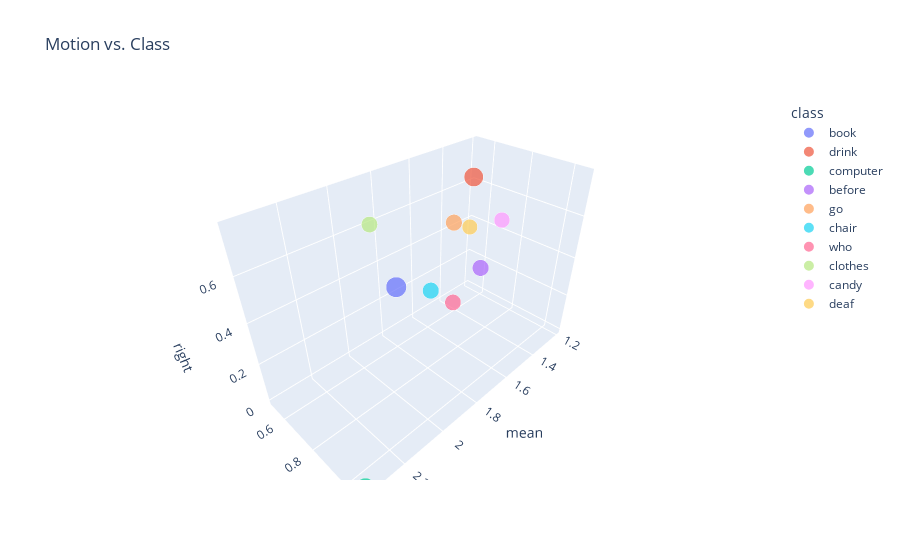

The notebook cell saved with this chart:
### Code cell
top = motions.sort_values("count", ascending=False).head(10)
right = [0.23076923076923078, 0.775, 0.0, 0.4230769230769231, 0.64, 0.3, 0.13043478260869565, 0.6, 0.46153846153846156, 0.48]
top["right"] = right
import plotly.express as px
px.scatter_3d(top, x='mean', y='std', z='right', color='class', size='count', title='Motion vs. Class')

### Figure 1 — Plotly figure (JSON) as saved in the notebook; plotly's stock layout.template omitted (floating-point values rounded to 4 significant figures)
{"data": [{"hovertemplate": "class=book<br>mean=%{x}<br>std=%{y}<br>right=%{z}<br>count=%{marker.size}<extra></extra>", "legendgroup": "book", "marker": {"color": "#636efa", "size": [40], "sizemode": "area", "sizeref": 0.1, "symbol": "circle"}, "mode": "markers", "name": "book", "scene": "scene", "showlegend": true, "type": "scatter3d", "x": [1.717], "y": [0.5093], "z": [0.2308]}, {"hovertemplate": "class=drink<br>mean=%{x}<br>std=%{y}<br>right=%{z}<br>count=%{marker.size}<extra></extra>", "legendgroup": "drink", "marker": {"color": "#EF553B", "size": [35], "sizemode": "area", "sizeref": 0.1, "symbol": "circle"}, "mode": "markers", "name": "drink", "scene": "scene", "showlegend": true, "type": "scatter3d", "x": [1.518], "y": [0.7657], "z": [0.775]}, {"hovertemplate": "class=computer<br>mean=%{x}<br>std=%{y}<br>right=%{z}<br>count=%{marker.size}<extra></extra>", "legendgroup": "computer", "marker": {"color": "#00cc96", "size": [30], "sizemode": "area", "sizeref": 0.1, "symbol": "circle"}, "mode": "markers", "name": "computer", "scene": "scene", "showlegend": true, "type": "scatter3d", "x": [2.364], "y": [1.064], "z": [0]}, {"hovertemplate": "class=before<br>mean=%{x}<br>std=%{y}<br>right=%{z}<br>count=%{marker.size}<extra></extra>", "legendgroup": "before", "marker": {"color": "#ab63fa", "size": [26], "sizemode": "area", "sizeref": 0.1, "symbol": "circle"}, "mode": "markers", "name": "before", "scene": "scene", "showlegend": true, "type": "scatter3d", "x": [1.558], "y": [0.8635], "z": [0.4231]}, {"hovertemplate": "class=go<br>mean=%{x}<br>std=%{y}<br>right=%{z}<br>count=%{marker.size}<extra></extra>", "legendgroup": "go", "marker": {"color": "#FFA15A", "size": [26], "sizemode": "area", "sizeref": 0.1, "symbol": "circle"}, "mode": "markers", "name": "go", "scene": "scene", "showlegend": true, "type": "scatter3d", "x": [1.656], "y": [0.7945], "z": [0.64]}, {"hovertemplate": "class=chair<br>mean=%{x}<br>std=%{y}<br>right=%{z}<br>count=%{marker.size}<extra></extra>", "legendgroup": "chair", "marker": {"color": "#19d3f3", "size": [26], "sizemode": "area", "sizeref": 0.1, "symbol": "circle"}, "mode": "markers", "name": "chair", "scene": "scene", "showlegend": true, "type": "scatter3d", "x": [1.694], "y": [0.7102], "z": [0.3]}, {"hovertemplate": "class=who<br>mean=%{x}<br>std=%{y}<br>right=%{z}<br>count=%{marker.size}<extra></extra>", "legendgroup": "who", "marker": {"color": "#FF6692", "size": [25], "sizemode": "area", "sizeref": 0.1, "symbol": "circle"}, "mode": "markers", "name": "who", "scene": "scene", "showlegend": true, "type": "scatter3d", "x": [1.518], "y": [0.6854], "z": [0.1304]}, {"hovertemplate": "class=clothes<br>mean=%{x}<br>std=%{y}<br>right=%{z}<br>count=%{marker.size}<extra></extra>", "legendgroup": "clothes", "marker": {"color": "#B6E880", "size": [25], "sizemode": "area", "sizeref": 0.1, "symbol": "circle"}, "mode": "markers", "name": "clothes", "scene": "scene", "showlegend": true, "type": "scatter3d", "x": [1.845], "y": [0.5166], "z": [0.6]}, {"hovertemplate": "class=candy<br>mean=%{x}<br>std=%{y}<br>right=%{z}<br>count=%{marker.size}<extra></extra>", "legendgroup": "candy", "marker": {"color": "#FF97FF", "size": [24], "sizemode": "area", "sizeref": 0.1, "symbol": "circle"}, "mode": "markers", "name": "candy", "scene": "scene", "showlegend": true, "type": "scatter3d", "x": [1.212], "y": [0.7038], "z": [0.4615]}, {"hovertemplate": "class=deaf<br>mean=%{x}<br>std=%{y}<br>right=%{z}<br>count=%{marker.size}<extra></extra>", "legendgroup": "deaf", "marker": {"color": "#FECB52", "size": [23], "sizemode": "area", "sizeref": 0.1, "symbol": "circle"}, "mode": "markers", "name": "deaf", "scene": "scene", "showlegend": true, "type": "scatter3d", "x": [1.4], "y": [0.6651], "z": [0.48]}], "layout": {"legend": {"itemsizing": "constant", "title": {"text": "class"}, "tracegroupgap": 0}, "scene": {"domain": {"x": [0, 1], "y": [0, 1]}, "xaxis": {"title": {"text": "mean"}}, "yaxis": {"title": {"text": "std"}}, "zaxis": {"title": {"text": "right"}}}, "title": {"text": "Motion vs. Class"}}}
